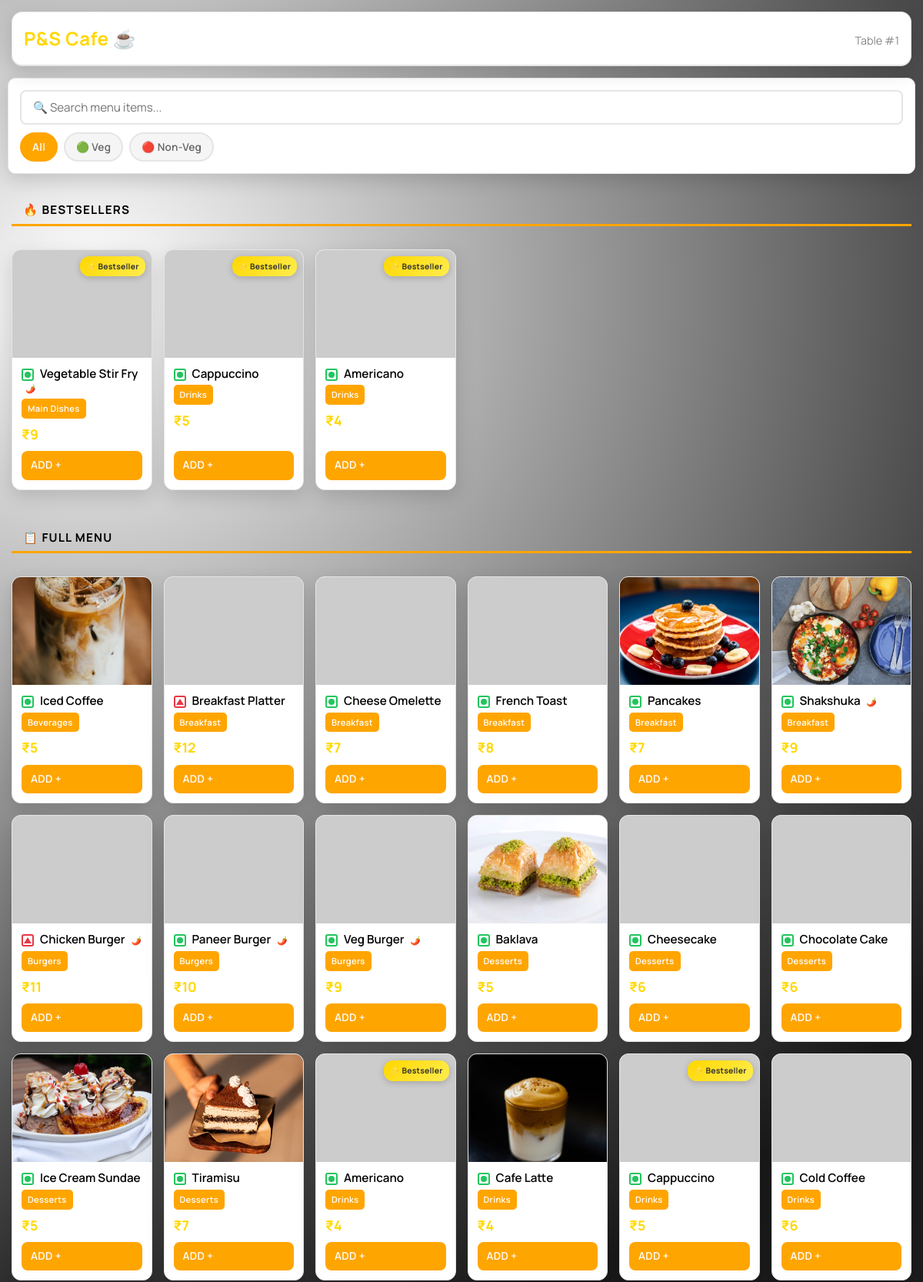
Page /menu.php (upper part) on the committed database.
### tables this page shows
CREATE TABLE IF NOT EXISTS menu_items (
    item_id INT AUTO_INCREMENT PRIMARY KEY,
    name VARCHAR(100) NOT NULL,
    category VARCHAR(50),
    price DECIMAL(10,2) NOT NULL,
    description TEXT,
    image_url VARCHAR(255),
    is_available TINYINT(1) DEFAULT 1,
    is_veg TINYINT(1) DEFAULT 1,
    spice_level INT DEFAULT 0,
    item_type VARCHAR(50) DEFAULT 'Cooking',
    stock_quantity INT DEFAULT 999,
    low_stock_threshold INT DEFAULT 50,
    last_restocked TIMESTAMP DEFAULT CURRENT_TIMESTAMP,
    created_at TIMESTAMP DEFAULT CURRENT_TIMESTAMP
);

### menu.php (the view, shortened to what this page needs)
<?php
include 'includes/db_connect.php';
$table_id = isset($_SESSION['table_id']) ? $_SESSION['table_id'] : 1;
$top_sql = "SELECT m.*, COUNT(oi.item_id) as popularity
            FROM menu_items m
            LEFT JOIN order_items oi ON m.item_id = oi.item_id
            WHERE m.is_available = 1
            GROUP BY m.item_id
            ORDER BY popularity DESC
            LIMIT 3";
$top_result = $conn->query($top_sql);
$bestseller_ids = [];
if ($top_result->num_rows > 0) {
    $top_result->data_seek(0);
    while($row = $top_result->fetch_assoc()) {
        $bestseller_ids[] = $row['item_id'];
    }
    $top_result->data_seek(0);
}
$menu_sql = "SELECT * FROM menu_items ORDER BY category, name";
$menu_result = $conn->query($menu_sql);
?>
<!DOCTYPE html>
<html lang="en">
<head>
    <link rel="stylesheet" href="styles/theme.css">
</head>
<body>
    <div class="header">
        <div class="brand-name">P&S Cafe ☕</div>
        <div class="table-info">Table #<?php echo $table_id; ?></div>
    </div>
    <div class="search-filter-bar">
        <input type="text" class="search-box" id="searchBox" placeholder="🔍 Search menu items...">
        <div class="filter-buttons">
            <button class="filter-btn active" onclick="filterCategory('all')">All</button>
            <button class="filter-btn" onclick="filterVeg('veg')">🟢 Veg</button>
            <button class="filter-btn" onclick="filterVeg('non-veg')">🔴 Non-Veg</button>
        </div>
    </div>
    <div class="section-title">🔥 Bestsellers</div>
    <?php if ($top_result->num_rows > 0): ?>
        <div class="bestseller-grid">
            <?php while($row = $top_result->fetch_assoc()): ?>
                <div class="food-card">
                    <span class="bestseller-badge">⭐ Bestseller</span>
                    <?php
                    $fallback_external = 'https://via.placeholder.com/160?text=No+Image';
                    $localBase = __DIR__ . '/images/menu/' . $row['item_id'];
                    $relImage = '';
                    if (file_exists($localBase . '.jpg')) {
                        $relImage = 'images/menu/' . $row['item_id'] . '.jpg';
                    } elseif (file_exists($localBase . '.png')) {
                        $relImage = 'images/menu/' . $row['item_id'] . '.png';
                    } elseif (file_exists($localBase . '.webp')) {
                        $relImage = 'images/menu/' . $row['item_id'] . '.webp';
                    } else {
                        $placeholderLocal = __DIR__ . '/images/placeholder.png';
                        $relImage = file_exists($placeholderLocal) ? 'images/placeholder.png' : $fallback_external;
                    }
                    ?>
                    <img src="<?php echo htmlspecialchars($relImage); ?>" alt="<?php echo htmlspecialchars($row['name']); ?>">
                    <div class="food-info">
                        <h3>
                            <?php if(isset($row['is_veg'])): ?>
                                <span class="<?php echo $row['is_veg'] ? 'veg-badge' : 'non-veg-badge'; ?>"></span>
                            <?php endif; ?>
                            <?php echo $row['name']; ?>
                            <?php if(isset($row['spice_level']) && $row['spice_level'] > 0): ?>
                                <span class="spice-indicator"><?php echo str_repeat('🌶️', $row['spice_level']); ?></span>
                            <?php endif; ?>
                        </h3>
                        <span class="cat"><?php echo $row['category']; ?></span>
                        <div class="price">₹<?php echo number_format($row['price'], 0); ?></div>
                        <a href="add_to_cart.php?id=<?php echo $row['item_id']; ?>" class="add-btn">ADD +</a>
                    </div>
                </div>
            <?php endwhile; ?>
        </div>
    <?php else: ?>
        <p style="padding:0 15px; color:#777;">Order something to make it a bestseller!</p>
    <?php endif; ?>
    <div class="section-title">📋 Full Menu</div>
    <div class="food-grid">
    <?php while($row = $menu_result->fetch_assoc()): ?>
        <?php
        $cssClass = $row['is_available'] ? "food-card" : "food-card out-of-stock";
        $fallback_external = 'https://via.placeholder.com/160?text=No+Image';
        $localBase = __DIR__ . '/images/menu/' . $row['item_id'];
        $relImage = '';
        if (file_exists($localBase . '.jpg')) {
            $relImage = 'images/menu/' . $row['item_id'] . '.jpg';
        } elseif (file_exists($localBase . '.png')) {
            $relImage = 'images/menu/' . $row['item_id'] . '.png';
        } elseif (file_exists($localBase . '.webp')) {
            $relImage = 'images/menu/' . $row['item_id'] . '.webp';
        } else {
            $placeholderLocal = __DIR__ . '/images/placeholder.png';
            $relImage = file_exists($placeholderLocal) ? 'images/placeholder.png' : $fallback_external;
        }
        ?>
        <div class="<?php echo $cssClass; ?>" data-name="<?php echo strtolower($row['name']); ?>" data-category="<?php echo strtolower($row['category']); ?>" data-veg="<?php echo isset($row['is_veg']) ? $row['is_veg'] : 1; ?>">
            <?php if(in_array($row['item_id'], $bestseller_ids)): ?>
                <span class="bestseller-badge">⭐ Bestseller</span>
            <?php endif; ?>
            <img src="<?php echo htmlspecialchars($relImage); ?>" alt="<?php echo htmlspecialchars($row['name']); ?>">
            <div class="food-info">
                <h3>
                    <?php if(isset($row['is_veg'])): ?>
                        <span class="<?php echo $row['is_veg'] ? 'veg-badge' : 'non-veg-badge'; ?>"></span>
                    <?php endif; ?>
                    <?php echo $row['name']; ?>
                    <?php if(isset($row['spice_level']) && $row['spice_level'] > 0): ?>
                        <span class="spice-indicator"><?php echo str_repeat('🌶️', $row['spice_level']); ?></span>
                    <?php endif; ?>
                </h3>
                <span class="cat"><?php echo $row['category']; ?></span>
                <?php if($row['is_available']): ?>
                    <div class="price">₹<?php echo number_format($row['price'], 0); ?></div>
                    <a href="add_to_cart.php?id=<?php echo $row['item_id']; ?>" class="add-btn">ADD +</a>
                <?php else: ?>
                    <span class="no-stock-badge">OUT OF STOCK</span>
                    <button disabled style="background:#ccc; border:none; padding:8px 12px; border-radius:6px; color:white; margin-top:auto; width:100%; cursor:not-allowed; display:block;">Sold Out</button>
                <?php endif; ?>
            </div>
        </div>
    <?php endwhile; ?>
    </div>
</body>
</html>

### styles/theme.css (style rules this page uses)
:root { --bg: #1a1a1a; --bg-accent: #2d2d2d; --panel: #ffffff; --panel-2: #f5f5f5; --ink: #000000; --muted: #666666; --accent: #FFD700; --accent-2: #FFA500; --border: #e5e5e5; --shadow: 0 8px 24px rgba(0, 0, 0, 0.15); --success: #22c55e; --danger: #e63946; --warning: #FF8C00; --info: #1e3a8a; }
* { margin: 0; padding: 0; box-sizing: border-box; }
body { font-family: 'Manrope', sans-serif; background: radial-gradient(circle at 10% 10%, #ffffff 0%, var(--bg) 40%, var(--bg-accent) 100%); color: var(--ink); line-height: 1.6; }
a { color: var(--accent-2); text-decoration: none; transition: opacity 0.2s ease; }
.header { background: var(--panel); box-shadow: var(--shadow); border: 1px solid var(--border); border-radius: 14px; padding: 20px; display: flex; justify-content: space-between; align-items: center; gap: 16px; position: sticky; top: 10px; z-index: 100; margin: 15px; }
.brand-name { font-size: 1.5em; font-weight: 700; color: var(--accent); letter-spacing: 0.5px; }
.table-info { font-size: 0.9em; color: var(--muted); opacity: 0.8; margin-top: 5px; }
.section-title { padding: 15px 0 10px 0; font-weight: 700; color: var(--ink); text-transform: uppercase; letter-spacing: 1.2px; border-bottom: 3px solid var(--accent-2); margin: 20px 0 15px 0; font-size: 0.95em; }
h1, h2, h3, h4, h5, h6 { color: var(--ink); font-weight: 700; }
h3 { font-size: 1.4em; margin-bottom: 10px; }
input, select, textarea { border: 1px solid var(--border); border-radius: 10px; padding: 10px 12px; background: #fff; font-size: 0.95em; font-family: 'Manrope', sans-serif; color: var(--ink); transition: all 0.2s ease; width: 100%; }
.btn, button { background: var(--accent-2); color: white; border: none; padding: 10px 16px; border-radius: 10px; font-weight: 600; cursor: pointer; transition: all 0.2s ease; font-family: 'Manrope', sans-serif; font-size: 0.95em; letter-spacing: 0.3px; }

### rows in the picture
menu_items: is_veg 1 (drawn), name "Vegetable Stir Fry", spice_level "🌶️", category "Main Dishes", price "9"
menu_items: is_veg 1 (drawn), name "Cappuccino", category "Drinks", price "5", shows "⭐ Bestseller"
menu_items: is_veg 1 (drawn), name "Americano", category "Drinks", price "4", shows "⭐ Bestseller"
menu_items: shows a picture, is_veg 1 (drawn), name "Iced Coffee", category "Beverages", price "5"
menu_items: is_veg 0 (drawn), name "Breakfast Platter", category "Breakfast", price "12"
menu_items: is_veg 1 (drawn), name "Cheese Omelette", category "Breakfast", price "7"
menu_items: is_veg 1 (drawn), name "French Toast", category "Breakfast", price "8"
menu_items: shows a picture, is_veg 1 (drawn), name "Pancakes", category "Breakfast", price "7"
menu_items: shows a picture, is_veg 1 (drawn), name "Shakshuka", spice_level "🌶️", category "Breakfast", price "9"
menu_items: is_veg 0 (drawn), name "Chicken Burger", spice_level "🌶️", category "Burgers", price "11"
menu_items: is_veg 1 (drawn), name "Paneer Burger", spice_level "🌶️", category "Burgers", price "10"
menu_items: is_veg 1 (drawn), name "Veg Burger", spice_level "🌶️", category "Burgers", price "9"
menu_items: shows a picture, is_veg 1 (drawn), name "Baklava", category "Desserts", price "5"
menu_items: is_veg 1 (drawn), name "Cheesecake", category "Desserts", price "6"
menu_items: is_veg 1 (drawn), name "Chocolate Cake", category "Desserts", price "6"
menu_items: shows a picture, is_veg 1 (drawn), name "Ice Cream Sundae", category "Desserts", price "5"
menu_items: shows a picture, is_veg 1 (drawn), name "Tiramisu", category "Desserts", price "7"
menu_items: shows a picture, is_veg 1 (drawn), name "Cafe Latte", category "Drinks", price "4"
menu_items: is_veg 1 (drawn), name "Cold Coffee", category "Drinks", price "6"

### other values in the picture
$table_id "1"
